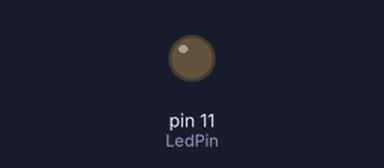
Recording of a sketch running on a simulated Arduino Uno, built with avr-gcc and run on an emulated ATmega328P. Shown: output pins drawn as LEDs (lit = HIGH).

Above: at 0.05 s.
At 9.45 s:
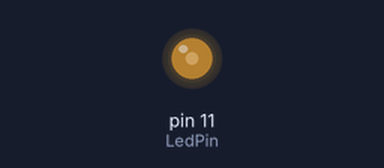
At 19.95 s:
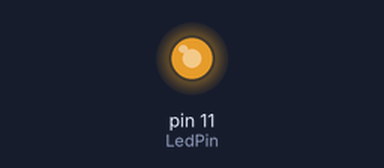
At 39.85 s:
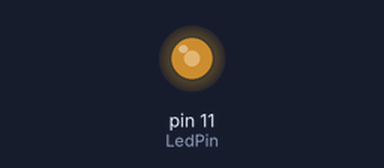
Timing chart, 0 to 40.0 s (numbered marks = the images above):
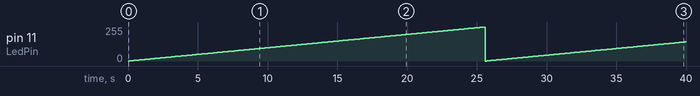

Measured:
- by itself, pin 11 (LedPin): 0/255 → 1/255 at 0.10 s, → 2/255 0.10 s later, → 3/255 0.10 s later, → 4/255 0.10 s later, … (399 changes in this stretch)

The sketch:

PWM_Led.ino
```cpp
int LedPin = 11;
int duty_per = 0;


void setup() {
  // put your setup code here, to run once:
  pinMode(LedPin, OUTPUT);
}

void loop() {
  // put your main code here, to run repeatedly:
  analogWrite(LedPin, duty_per);
  delay(100);

  duty_per += 1;

  if(duty_per >= 256)
  {
    duty_per = 0;
  }
}
```
